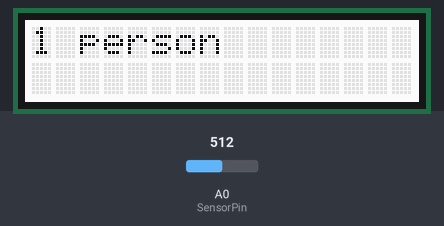
A sketch run on a simulated Arduino Uno, built with avr-gcc and run on an emulated ATmega328P. Parts: 16×2 character LCD. Inputs (shaded band) come from the test bench; at power-on: A0 (SensorPin) = 512.

Above: at 1.2 s.
1.3 s: A0 (SensorPin) set to 756
At 4.3 s:
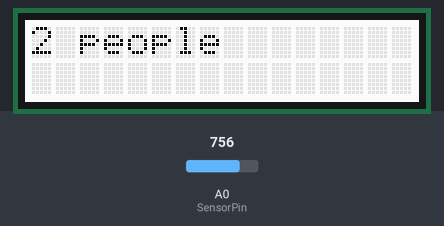
9.0 s: A0 (SensorPin) set to 786
12.9 s: A0 (SensorPin) set to 760
At 13.9 s:
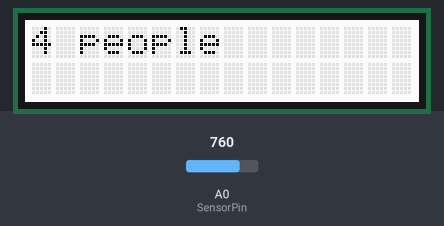
Timing chart, 0 to 15.9 s (numbered marks = the images above; inputs shaded):
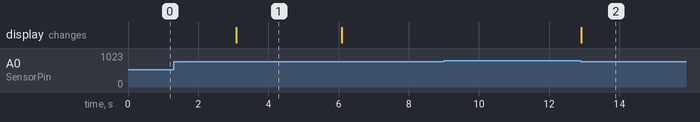

Measured:
- after the input at 9.0 s, every drawn part: stays the same
- after the input at 12.9 s, the display: changes at once (image 2)
- what the display in image 1 shows lasts 3.0 s, from 3.1 s to 6.1 s

The sketch:

Scout.ino
```cpp
/*

 * SCOUT : Smart People Counter
 * Instructables : http://www.instructables.com/member/Geeve+George

*/


#include <rgb_lcd.h>
#include <SPI.h>
#include <Wire.h>

rgb_lcd lcd;

int SensorPin = A0;
int counter = 0;
void setup() {
  lcd.begin(16,2);
  Serial.begin(9600);
  pinMode(SensorPin,INPUT);

}

void loop() {
  int SensorVal = analogRead(SensorPin);


  if(SensorVal<770)
  {

    counter++;

    if(counter==1)
    {
      lcd.clear();
      lcd.print(counter);
      lcd.print(" person");

      delay(3000);
    }

    else if(counter>1)
    {
      lcd.clear();
      lcd.print(counter);
      lcd.print(" people");

      delay(3000);
    }


  }


}
```
